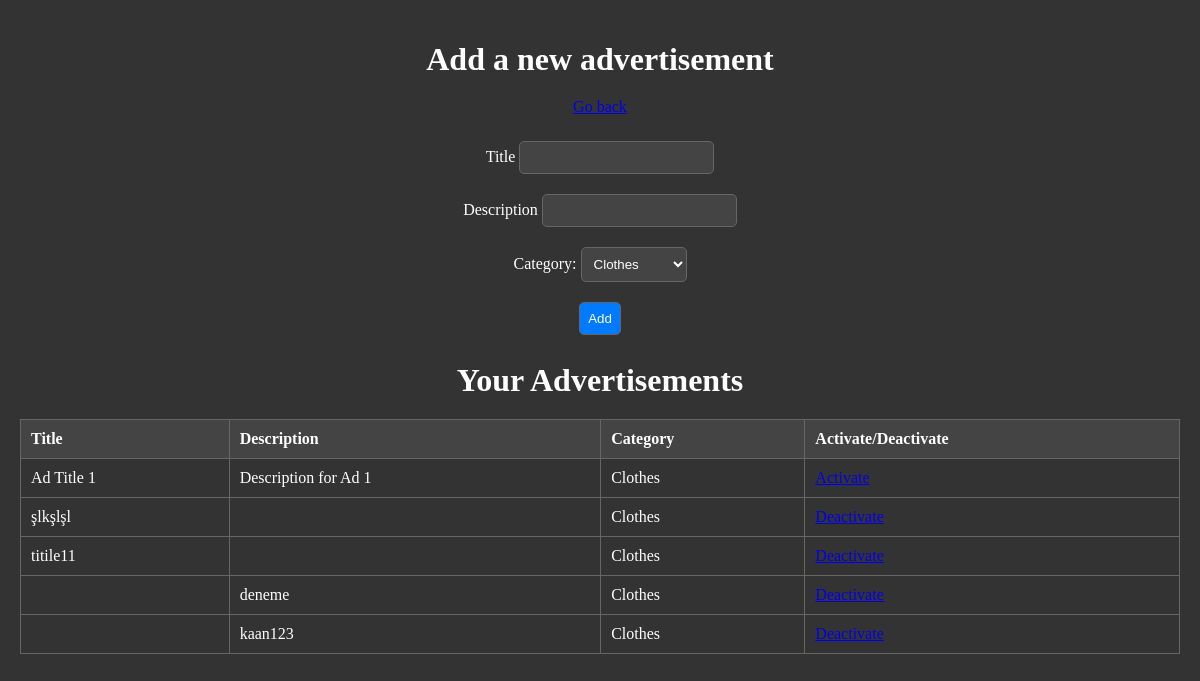
Screenshot of /myadvertisements (signed in) with the database file from the repository.
### tables this page shows
CREATE TABLE Advertisement(aid INTEGER PRIMARY KEY AUTOINCREMENT,title TEXT,description TEXT,isactive INTEGER,username TEXT,cid INTEGER,FOREIGN KEY (username) REFERENCES User(username),FOREIGN KEY (cid) REFERENCES Category(cid));

CREATE TABLE Category(cid INTEGER PRIMARY KEY,cname TEXT);

### main.py (the view)
@app.get("/myadvertisements") # We basically got the advertisement for the current user here.
def myadvertisements():
    conn = sqlite3.connect("mydb.db")
    c = conn.cursor()
    c.execute("SELECT cname FROM Category")
    category_list = c.fetchall()
    c.execute("SELECT a.aid, a.title,a.description,c.cname,a.isactive FROM ADVERTISEMENT a, Category c WHERE a.cid = c.cid AND a.username = ?", (session["username"],))
    advertisement_list = c.fetchall()
    conn.close()
    return render_template("myadvertisements.html", category_list = category_list, advertisement_list = advertisement_list)

### templates/myadvertisements.html (shortened to what this page needs)
<!DOCTYPE html>
<html lang="en">
<head>
     <link rel="stylesheet" type="text/css" href="{{ url_for('static', filename='css/myadvertisement.css') }}">
</head>
<body>
    <h1>Add a new advertisement</h1>
    <a href="/applylogin">Go back</a>
    <form name="advertisementform" onsubmit="return validate()" method="POST" action="/addAdvertisement">
        <p>Title <input type="text" name="title"></p>
        <p>Description <input type="text" name="desc"></p>
        <p>Category:
            <select id="category" name="category">
                {% for category in category_list  %}
                    <option value="{{ category[0] }}">{{ category[0] }}</option>
                {% endfor %}</select>
        </p>
        <input type="submit" value="Add">
    </form>
    <h1>Your Advertisements</h1>
    <table border="1">
        <tr>
            <th>Title</th>
            <th>Description</th>
            <th>Category</th>
            <th>Activate/Deactivate</th>
        </tr>
        {% for ad in advertisement_list %}
            <tr>
                <td>{{ ad[1] }}</td>
                <td>{{ ad[2] }}</td>
                <td>{{ ad[3] }}</td>
                {% if ad[4] %}
                    <td><a href="/deactivate?aid={{ ad[0] }}">Deactivate</a></td>
                {% else %}
                    <td><a href="/activate?aid={{ ad[0] }}">Activate</a></td>
                {% endif %}
            </tr>
        {% endfor %}
    </table>
</body>
</html>

### static/css/myadvertisement.css (style rules this page uses)
body { background-color: #333; color: #fff; text-align: center; padding: 20px; margin: 0; }
h1 { margin-bottom: 20px; }
form { margin-top: 20px; }
p { margin: 10px 0; }
input, select { padding: 8px; margin: 5px 0; border: 1px solid #666; border-radius: 5px; background-color: #444; color: #fff; }
input[type="submit"] { background-color: #007bff; color: #fff; cursor: pointer; }
table { width: 100%; margin-top: 20px; border-collapse: collapse; color: #fff; }
table, th, td { border: 1px solid #666; }
th, td { padding: 10px; text-align: left; }
th { background-color: #444; }

### rows the page displays
Advertisement: title "Ad Title 1", description "Description for Ad 1", cname "Clothes"
Advertisement: title "şlkşlşl", cname "Clothes"
Advertisement: title "titile11", cname "Clothes"
Advertisement: description "deneme", cname "Clothes"
Advertisement: description "kaan123", cname "Clothes"

### other values shown
form field category "Clothes"
